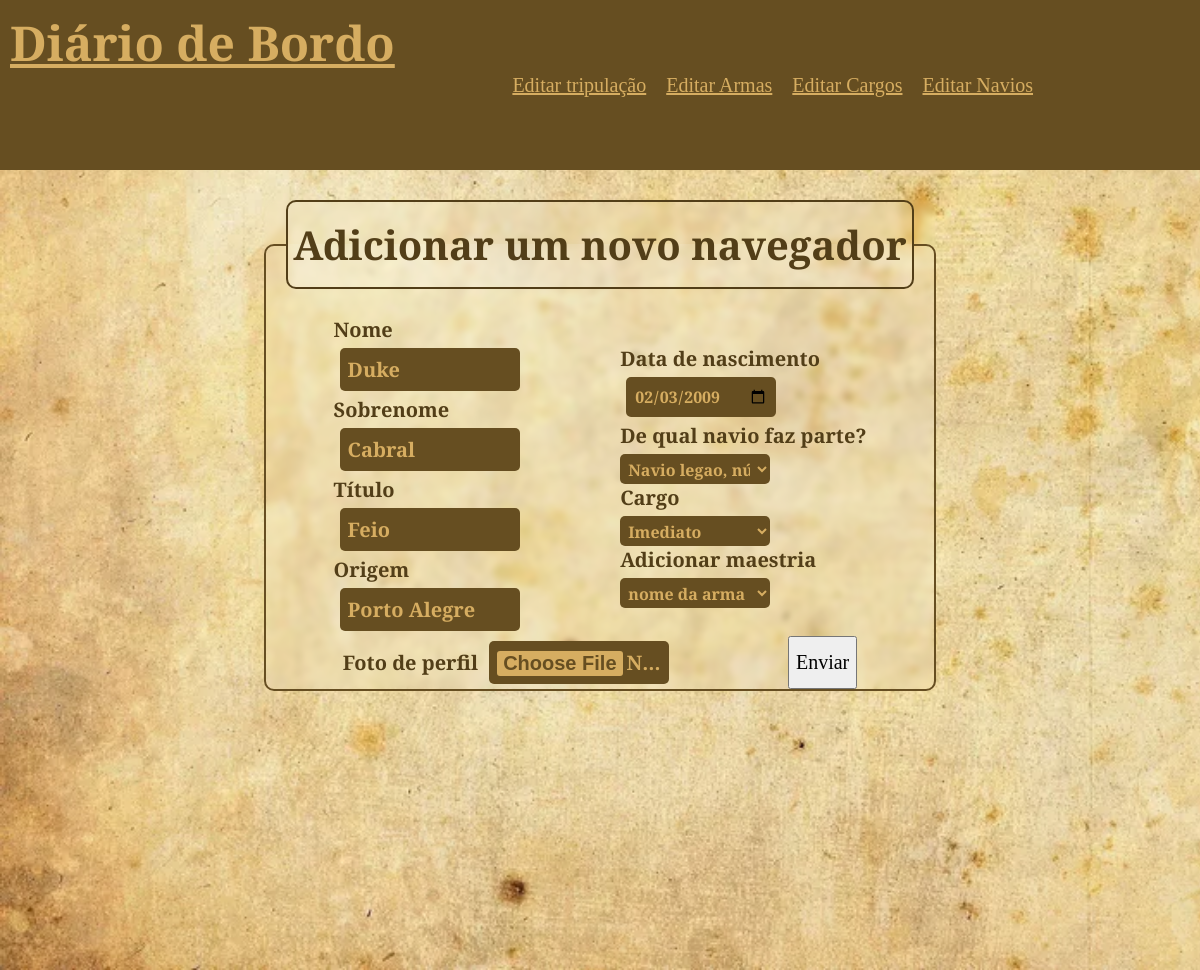
Page /paginas/editar/editarnavio.php?id=2 on the committed database.
### tables this page shows
CREATE TABLE `navegador` (
  `id_navegador` int(11) NOT NULL,
  `nome` varchar(30) DEFAULT NULL,
  `nascimento` date DEFAULT NULL,
  `cargo` int(11) DEFAULT NULL,
  `navio` int(11) DEFAULT NULL,
  `sobrenome` varchar(30) DEFAULT NULL,
  `titulo` varchar(30) DEFAULT NULL,
  `origem` varchar(30) DEFAULT NULL
);

CREATE TABLE `navio` (
  `id_navio` int(11) NOT NULL,
  `nome` varchar(30) DEFAULT NULL,
  `tipo` int(11) DEFAULT NULL,
  `numero` int(11) DEFAULT NULL
);

CREATE TABLE `cargo` (
  `id_cargo` int(11) NOT NULL,
  `nome` varchar(30) DEFAULT NULL,
  `descricao` text DEFAULT NULL
);

### paginas/editar/editarnavio.php (the view, shortened to what this page needs)
<?php
    require_once("./config.php");
?>
<!DOCTYPE html>
<html lang="pt-br">
<head>
    <link rel="stylesheet" href="styleinput.css">
    <link rel="stylesheet" href="styleestrutura.css">
    <link rel="stylesheet" href="classesids.css">
</head>
<body>
    <header>
        <a href="index.php"><h1>Diário de Bordo</h1></a>
        <nav>
            <a href="editartrip.php">Editar tripulação</a>
            <a href="editararmas.php">Editar Armas</a>
            <a href="editarcargos.php">Editar Cargos</a>
            <a href="editarnavios.php">Editar Navios</a>
        </nav>
    </header>
    <?php
      $id = $_GET['id'];
      $sql = "select * FROM navegador WHERE id_navegador=?";
      $consulta = $mysqli->prepare($sql);
      $consulta->bind_param("i", $id);
      $consulta->execute();
      $resultado = $consulta->get_result();
      $registros = $resultado->fetch_all(MYSQLI_ASSOC);
      $navegador = $registros[0];
    ?>
<main>
    <section>
        <form action="updatenavegador.php" class="formnovo">
            <fieldset>
                <legend class="embacadinho"><h2>Adicionar um novo navegador</h2></legend><br>
                    <div style="display:flex;">
                         <div class="inf1" style="margin:auto;">
                            <label for="nome">Nome <br>
                                <input type="text" name="nome" id="nome" size="50px" value="<?=  $navegador['nome']?>">
                            </label><br>
                            <label for="sobrenome">Sobrenome <br>
                                <input type="text" name="sobrenome" id="sobrenome" size="50px" value="<?=  $navegador['sobrenome']?>">
                            </label><br>
                            <label for="titulo">Título <br>
                                <input type="text" name="titulo" id="titulo" size="50px" value="<?=  $navegador['titulo']?>">
                            </label><br>
                            <label for="origem">Origem <br>
                                <input type="text" name="origem" id="origem" size="50px" value="<?=  $navegador['origem']?>">
                            </label><br>
                        </div>
                        <div class="inf1" style="margin:auto;">
                            <label for="nascimento">Data de nascimento<br>
                                <input type="date" name="nascimento" id="nascimento" value="<?=  $navegador['nascimento']?>">
                            </label><br>
                            <label for="navio">De qual navio faz parte? <br>
                            <?php
                                $consulta = $mysqli->prepare("select * from navio");
                                $consulta->execute();
                                $resultado = $consulta->get_result();
                                $registros = $resultado->fetch_all(MYSQLI_ASSOC);
                                echo "<select name=\"navio\" id=\"navio\">\n";
                                foreach($registros as $registro) {
                                    echo "\t<option value=\"{$registro['id_navio']}\"". ($navegador['navio'] == $registro['id_navio'] ? " selected" : "") .">{$registro['nome']}, número {$registro['id_navio']}</option>\n";
                                }
                                echo "</select>\n";
                            ?>
                            </label><br>
                            <label for="cargo">Cargo <br>
                            <?php
                                $consulta = $mysqli->prepare("select * from cargo");
                                $consulta->execute();
                                $resultado = $consulta->get_result();
                                $registros = $resultado->fetch_all(MYSQLI_ASSOC);
                                echo "<select name=\"cargo\" id=\"cargo\">\n";
                                foreach($registros as $registro) {
                                    echo "\t<option value=\"{$registro['id_cargo']}\"";
                                    echo ($navegador['cargo'] == $registro['id_cargo'] ? " selected" : "");
                                    echo ">{$registro['nome']}</option>\n";
                                }
                                echo "</select>\n";
                            ?>
                            </label><br>
                            <label for="maestria">Adicionar maestria <br>
                                <select name="maestria" id="maestria">
                                    <option value="maestria">nome da arma</option>
                                </select>
                            </label>
                        </div>
                    </div>
                <div style="display: flex; justify-content: space-around;">
                    <label for="foto">Foto de perfil
                        <input type="file">
                    </label>
                    <button type="submit">Enviar</button>
                </div>
            </fieldset>
        </form>
    </section>
</main>
</body>
</html>

### estilo/styleinput.css (style rules this page uses)
.formnovo { margin: auto; width:fit-content; height: fit-content; border-radius: 30px; font-size: 20px; font-weight: bold; }
input { background-color: rgb(102, 78, 33); color: rgb(214, 173, 97); border: none; border-radius: 5px; padding: 8px; margin: 5px 6px 5px 6px; font-weight: bold; width: 15vw; }
input::placeholder { color: rgb(214, 173, 97); font-size: 16px; font-weight: lighter; }
input[type="date"] { width: 150px; height: fit-content; font-size: 16px; font-weight: bold; }
select { font-size: 16px; font-weight: bold; border: none; border-radius: 5px; padding: 4px; margin-top: 5px; width: 150px; height: 30px; background-color: rgb(102, 78, 33); color: rgb(214, 173, 97); }

### estilo/styleestrutura.css (style rules this page uses)
body { color: rgb(82, 62, 24); margin: 0px; }
* { font-family: "Libre Baskerville", serif; box-sizing: border-box; font-size: 1em; }
main { background-image: url("papel.webp"); background-repeat: no-repeat; background-attachment: fixed; background-size: cover; margin: 0; height: 100vh; }
section { display: flex; }
header { background-color: rgb(102, 78, 33); width: 100%; height: 170px; justify-content: space-evenly; display: flex; }
nav { font-size: 20px; width: 50%; margin: auto; display: flex; align-items: center; }
h1 { color: rgb(214, 173, 97); font-size: 3em; margin-top: 0px; margin: auto; }
h2 { color: rgb(82, 62, 24); font-size: 2em; margin: auto; margin-top: 10px; margin-bottom: 10px; }
a { color:rgb(214, 173, 97);; margin: 10px; }
fieldset { border: 2px solid rgb(102, 78, 33); border-radius: 10px; background-color: rgba(255, 255, 255, 0.1); backdrop-filter: blur(3px); padding: 0; padding-left: 20px; padding-right: 20px; margin-top: 30px; }
legend { padding: 5px; border: solid 2px; border-radius: 10px; text-align: center; margin: auto; }

### estilo/classesids.css (style rules this page uses)
.embacadinho { background-color: rgba(255, 255, 255, 0.1); backdrop-filter: blur(3px); height: fit-content; width: fit-content; margin: auto; margin-top: 30px; display: flex; }

### rows in the picture
navegador: nome "Duke", sobrenome "Cabral", titulo "Feio", origem "Porto Alegre", nascimento "02/03/2009", navio "Navio legao, número 1", cargo "Imediato"
